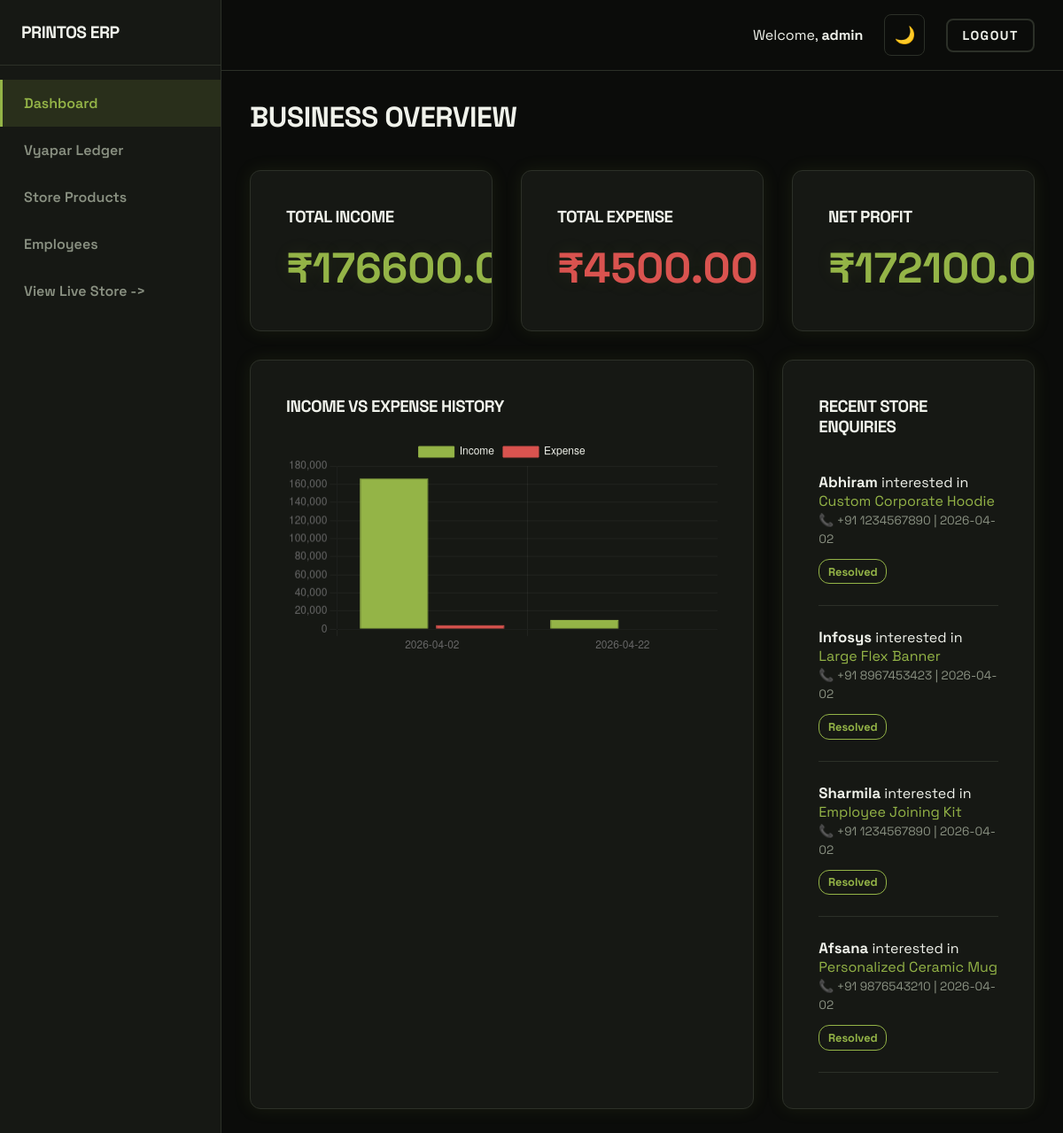
The page /admin/dashboard (signed in) on the database its author committed.
### models.py (models this page shows)
class User(Base):
    __tablename__ = "users"
    id = Column(Integer, primary_key=True, index=True)
    username = Column(String, unique=True, index=True)
    password = Column(String)  # In a real app, hash this!
    role = Column(String)      # 'admin' or 'employee'
    work_entries = relationship("WorkEntry", back_populates="employee")

class Enquiry(Base):
    __tablename__ = "enquiries"
    id = Column(Integer, primary_key=True, index=True)
    product_id = Column(Integer, ForeignKey("products.id"))
    customer_name = Column(String)
    customer_phone = Column(String)
    date = Column(DateTime, default=datetime.datetime.utcnow)
    status = Column(String, default="unread") # unread, resolved
    product = relationship("Product", back_populates="enquiries")
    assignments = relationship("TaskAssignment", back_populates="enquiry")

class Product(Base):
    __tablename__ = "products"
    id = Column(Integer, primary_key=True, index=True)
    name = Column(String, index=True)
    category = Column(String, default="General")
    description = Column(Text, nullable=True)
    price = Column(Float, default=0.0)
    stock = Column(Integer, default=0)
    image_url = Column(String, nullable=True)
    enquiries = relationship("Enquiry", back_populates="product")

### main.py (the view)
@app.get("/admin/dashboard", response_class=HTMLResponse)
async def admin_dashboard(request: Request, db: Session = Depends(get_db)):
    user = require_admin(request, db)
    txs = db.query(models.Transaction).order_by(models.Transaction.date).all()
    chart_labels = []
    income_data = []
    expense_data = []
    cumulative_profit = []
    current_profit = 0
    for t in txs:
        date_str = str(t.date)
        if date_str not in chart_labels:
            chart_labels.append(date_str)
            income_data.append(0)
            expense_data.append(0)
        idx = chart_labels.index(date_str)
        if t.type == "income":
            income_data[idx] += t.amount
            current_profit += t.amount
        else:
            expense_data[idx] += t.amount
            current_profit -= t.amount
    for _ in chart_labels:
        cumulative_profit.append(current_profit) # Just keeping flat for simplicity right now unless we compute per day. Let's just pass data.
    total_income = sum([t.amount for t in txs if t.type == "income"])
    total_expense = sum([t.amount for t in txs if t.type == "expense"])
    recent_enquiries = db.query(models.Enquiry).order_by(models.Enquiry.date.desc()).limit(10).all()
    unread_c = get_unread_enquiries_count(db)
    employees = db.query(models.User).filter(models.User.role == "employee").all()
    return templates.TemplateResponse("admin_dashboard.html", {
        "request": request,
        "user": user,
        "unread_count": unread_c,
        "total_income": total_income,
        "total_expense": total_expense,
        "profit": total_income - total_expense,
        "chart_labels": chart_labels,
        "income_data": income_data,
        "expense_data": expense_data,
        "recent_enquiries": recent_enquiries,
        "employees": employees
    })

### templates/admin_dashboard.html (shortened to what this page needs)
{% extends "base_admin.html" %}
{% block content %}
<div style="display: flex; justify-content: space-between; align-items: flex-end; margin-bottom: 2rem;">
    <div>
        <h2 style="font-size: 2rem; color: var(--text-main); margin-bottom: 0.5rem;">Business Overview</h2>
    </div>
</div>
<div class="dashboard-grid" style="grid-template-columns: 1fr 1fr 1fr; margin-bottom: 2rem;">
    <div class="glass-card" style="margin-bottom: 0;">
        <h3>Total Income</h3>
        <div class="total-value" style="color: var(--primary);">₹{{ "%.2f"|format(total_income) }}</div>
    </div>
    <div class="glass-card" style="margin-bottom: 0;">
        <h3>Total Expense</h3>
        <div class="total-value" style="color: #d9534f;">₹{{ "%.2f"|format(total_expense) }}</div>
    </div>
    <div class="glass-card" style="margin-bottom: 0;">
        <h3>Net Profit</h3>
        <div class="total-value" style="color: {% if profit >= 0 %}var(--primary){% else %}#d9534f{% endif %};">
            ₹{{ "%.2f"|format(profit) }}
        </div>
    </div>
</div>
<div class="dashboard-grid" style="grid-template-columns: 2fr 1fr; gap: 2rem;">
    <div class="glass-card">
        <h3 style="margin-bottom: 1.5rem;">Income vs Expense History</h3>
        <canvas id="plChart" width="400" height="200"></canvas>
    </div>
    <div class="glass-card">
        <h3 style="margin-bottom: 1rem;">Recent Store Enquiries</h3>
        {% if recent_enquiries %}
        <ul style="list-style: none; padding: 0;">
            {% for enq in recent_enquiries %}
            <li style="padding: 1.5rem 0; border-bottom: 1px solid var(--border-color); display: flex; flex-direction: column; gap: 0.8rem;">
                <div>
                    <strong style="color: var(--text-main); font-size: 1.05rem;">{{ enq.customer_name }}</strong> interested in
                    <span style="color: var(--primary);">{{ enq.product.name }}</span><br>
                    <span style="font-size: 0.85rem; color: var(--text-subtle);">📞 {{ enq.customer_phone }} | {{ enq.date.strftime('%Y-%m-%d') }}</span>
                </div>
                <div>
                    {% if enq.status == 'assigned' and enq.assignments %}
                    <span class="badge" style="background:var(--surface-color); border:1px solid #5bc0de; color:#5bc0de; padding: 0.3rem 0.6rem; font-size: 0.8rem; display: inline-block;">
                        Assigned to: <strong>{{ enq.assignments[0].employee.username }}</strong>
                    </span>
                    {% elif enq.status == 'resolved' %}
                    <span class="badge" style="background:var(--surface-color); border:1px solid var(--primary); color:var(--primary); padding: 0.3rem 0.6rem; font-size: 0.8rem; display: inline-block;">
                        Resolved
                    </span>
                    {% endif %}
                </div>
            </li>
            {% endfor %}
        </ul>
        {% else %}
        <p>No enquiries yet. Check your live store!</p>
        {% endif %}
    </div>
</div>
{% endblock %}
{% block scripts %}
<script>
    document.addEventListener("DOMContentLoaded", function () {
        // Chart Data passed from FastAPI
        var labels = {{ chart_labels | tojson
    }};
    var incomeData = {{ income_data | tojson }};
    var expenseData = {{ expense_data | tojson }};
    var ctx = document.getElementById('plChart').getContext('2d');
    var myChart = new Chart(ctx, {
        type: 'bar',
        data: {
            labels: labels,
            datasets: [
                {
                    label: 'Income',
                    data: incomeData,
                    backgroundColor: '#94b447', // Olive green
                    borderColor: '#94b447',
                    borderWidth: 1
                },
                {
                    label: 'Expense',
                    data: expenseData,
                    backgroundColor: '#d9534f', // Red
                    borderColor: '#d9534f',
                    borderWidth: 1
                }
            ]
        },
        options: {
            responsive: true,
            scales: {
                y: {
                    beginAtZero: true,
                    grid: { color: 'rgba(255, 255, 255, 0.05)' }
                },
                x: {
                    grid: { color: 'rgba(255, 255, 255, 0.05)' }
                }
            },
            plugins: {
                legend: { labels: { color: '#f0f2eb' } }
            }
        }
    });
    });
</script>
{% endblock %}

### templates/base_admin.html (shortened to what this page needs)
<!DOCTYPE html>
<html lang="en" data-theme="dark">
<head>
    <link rel="stylesheet" href="/static/style.css?v=4">
</head>
<body>
    <div class="admin-layout">
        <aside class="sidebar">
            <div class="sidebar-header">
                <h1><span class="accent">Printos</span> ERP</h1>
            </div>
            <ul class="nav-menu">
                <li class="nav-item {% if request.url.path == '/admin/dashboard' %}active{% endif %}">
                    <a href="/admin/dashboard">
                        Dashboard
                    </a>
                </li>
                <li class="nav-item {% if request.url.path == '/admin/accounting' %}active{% endif %}">
                    <a href="/admin/accounting">Vyapar Ledger</a>
                </li>
                <li class="nav-item {% if request.url.path == '/admin/products' %}active{% endif %}">
                    <a href="/admin/products">Store Products</a>
                </li>
                <li class="nav-item {% if request.url.path == '/admin/employees' %}active{% endif %}">
                    <a href="/admin/employees">Employees</a>
                </li>
                <li class="nav-item">
                    <a href="/store" target="_blank">View Live Store -></a>
                </li>
            </ul>
        </aside>
        <main class="main-content">
            <header class="topbar">
                <span>Welcome, <strong>{{ user.username }}</strong></span>
                <button id="theme-toggle">🌙</button>
                <a href="/logout" class="btn btn-secondary" style="padding: 0.5rem 1rem;">Logout</a>
            </header>
            <div class="content-area">
                {% block content %}{% endblock %}
            </div>
        </main>
    </div>
    {% block scripts %}{% endblock %}
</body>
</html>

### static/style.css (style rules this page uses)
:root { --bg-color: #0b0c0a; --surface-color: #161814; --text-main: #f0f2eb; --text-subtle: #8a9182; --primary: #94b447; --primary-hover: #b1d655; --primary-faded: rgba(148, 180, 71, 0.15); --border-color: #2c3028; --input-bg: #0b0c0a; --shadow-glow: 0 0 20px rgba(148, 180, 71, 0.1); }
* { margin: 0; padding: 0; box-sizing: border-box; font-family: 'Space Grotesk', sans-serif; transition: all 0.3s cubic-bezier(0.4, 0, 0.2, 1); }
body { background-color: var(--bg-color); color: var(--text-main); min-height: 100vh; display: flex; flex-direction: column; }
h1, h2, h3 { font-family: 'Space Grotesk', sans-serif; font-weight: 700; letter-spacing: -0.5px; text-transform: uppercase; }
.glass-card { background-color: var(--surface-color); border: 1px solid var(--border-color); border-radius: 12px; padding: 2.5rem; margin-bottom: 2rem; box-shadow: var(--shadow-glow); position: relative; overflow: hidden; }
.glass-card::before { content: ''; position: absolute; top: 0; left: 0; width: 100%; height: 3px; background-color: var(--primary); opacity: 0; transition: opacity 0.3s ease; }
.btn { display: inline-flex; align-items: center; justify-content: center; padding: 1rem 2rem; border-radius: 8px; border: 2px solid var(--primary); background: var(--primary); color: #0b0c0a; font-weight: 700; font-size: 0.9rem; text-transform: uppercase; letter-spacing: 1.5px; cursor: pointer; text-decoration: none; }
.btn-secondary { background: transparent; color: var(--text-main); border: 2px solid var(--border-color); }
header { display: flex; justify-content: space-between; align-items: center; padding: 1.5rem 2.5rem; background: var(--surface-color); border-bottom: 1px solid var(--border-color); }
#theme-toggle { background: var(--input-bg); border: 1px solid var(--border-color); font-size: 1.2rem; cursor: pointer; padding: 10px; border-radius: 8px; display: flex; align-items: center; justify-content: center; }
.dashboard-grid { display: grid; grid-template-columns: 350px 1fr; gap: 2rem; }
.total-value { font-size: 3rem; font-weight: 700; color: var(--primary); margin-top: 1rem; text-shadow: var(--shadow-glow); }

### templates/base_admin.html (style rules this page uses)
.admin-layout { display: flex; min-height: 100vh; }
.sidebar { width: 250px; background: var(--surface-color); border-right: 1px solid var(--border-color); display: flex; flex-direction: column; }
.sidebar-header { padding: 1.5rem; border-bottom: 1px solid var(--border-color); }
.sidebar-header h1 { font-size: 1.2rem; margin: 0; }
.nav-menu { list-style: none; padding: 1rem 0; flex: 1; }
.nav-item a { display: flex; align-items: center; padding: 1rem 1.5rem; color: var(--text-subtle); text-decoration: none; font-weight: 600; border-left: 3px solid transparent; transition: all 0.2s; }
.nav-item.active a { color: var(--primary); border-left-color: var(--primary); background: var(--primary-faded); }
.main-content { flex: 1; display: flex; flex-direction: column; overflow-y: auto; }
.topbar { padding: 1rem 2rem; border-bottom: 1px solid var(--border-color); display: flex; justify-content: flex-end; align-items: center; gap: 1.5rem; background: var(--bg-color); }
.content-area { padding: 2rem; }
.badge { background: var(--primary); color: #000; padding: 2px 8px; border-radius: 12px; font-size: 0.75rem; margin-left: auto; font-weight: 700; }

### rows shown on the page
User: username "admin"
Enquiry: customer_name "Abhiram", product.name "Custom Corporate Hoodie", customer_phone "+91 1234567890", date "2026-04-02", status "Resolved"
Enquiry: customer_name "Infosys", product.name "Large Flex Banner", customer_phone "+91 8967453423", date "2026-04-02", status "Resolved"
Enquiry: customer_name "Sharmila", product.name "Employee Joining Kit", customer_phone "+91 1234567890", date "2026-04-02", status "Resolved"
Enquiry: customer_name "Afsana", product.name "Personalized Ceramic Mug", customer_phone "+91 9876543210", date "2026-04-02", status "Resolved"

### other values the page prints
{{ "%.2f"|format(total_expense) }} "4500.00"
chart data {{ chart_labels | tojson }} ["2026-04-02", "2026-04-22"]
chart data {{ income_data | tojson }} [166600.0, 10000.0]
chart data {{ expense_data | tojson }} [4500.0, 0]
